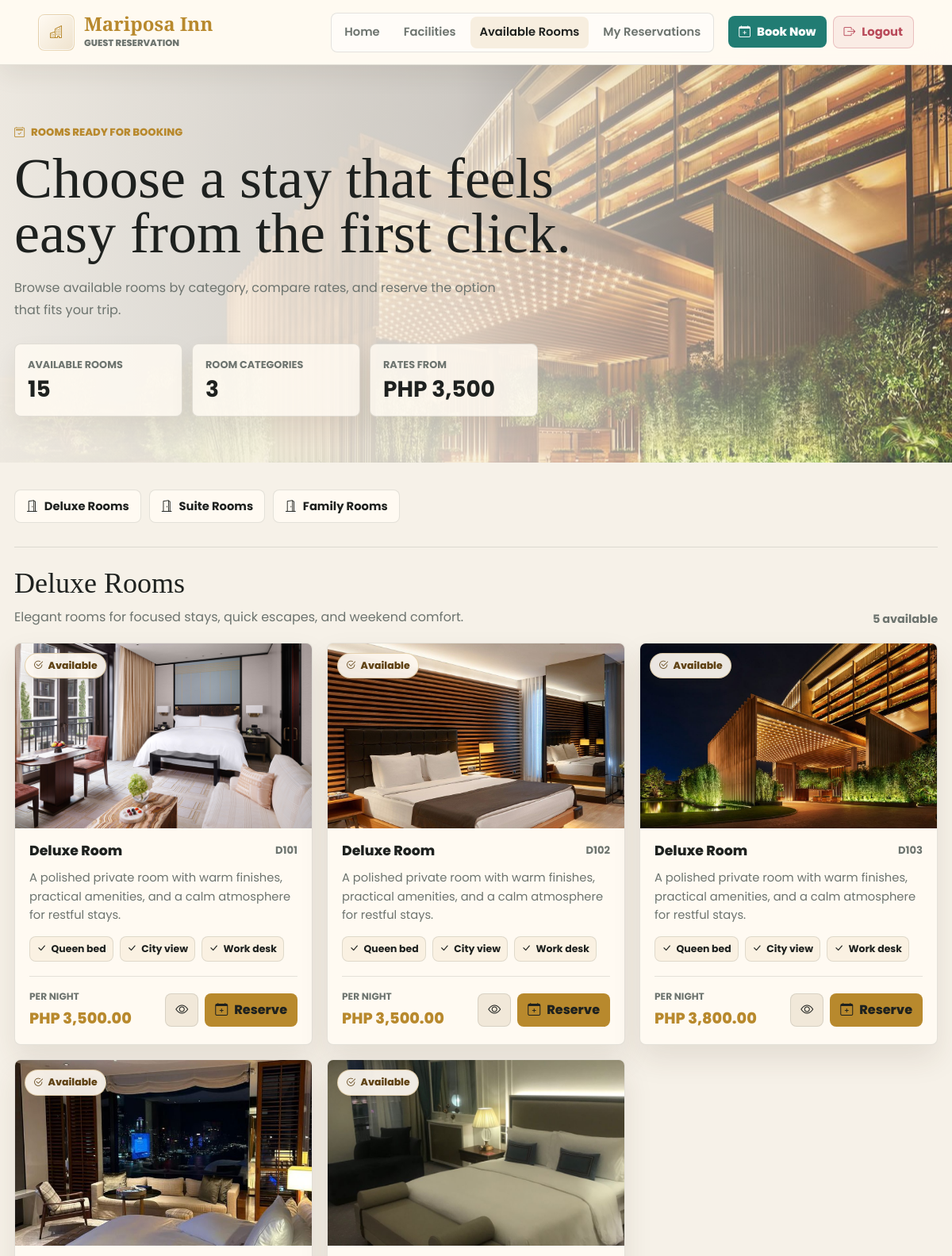
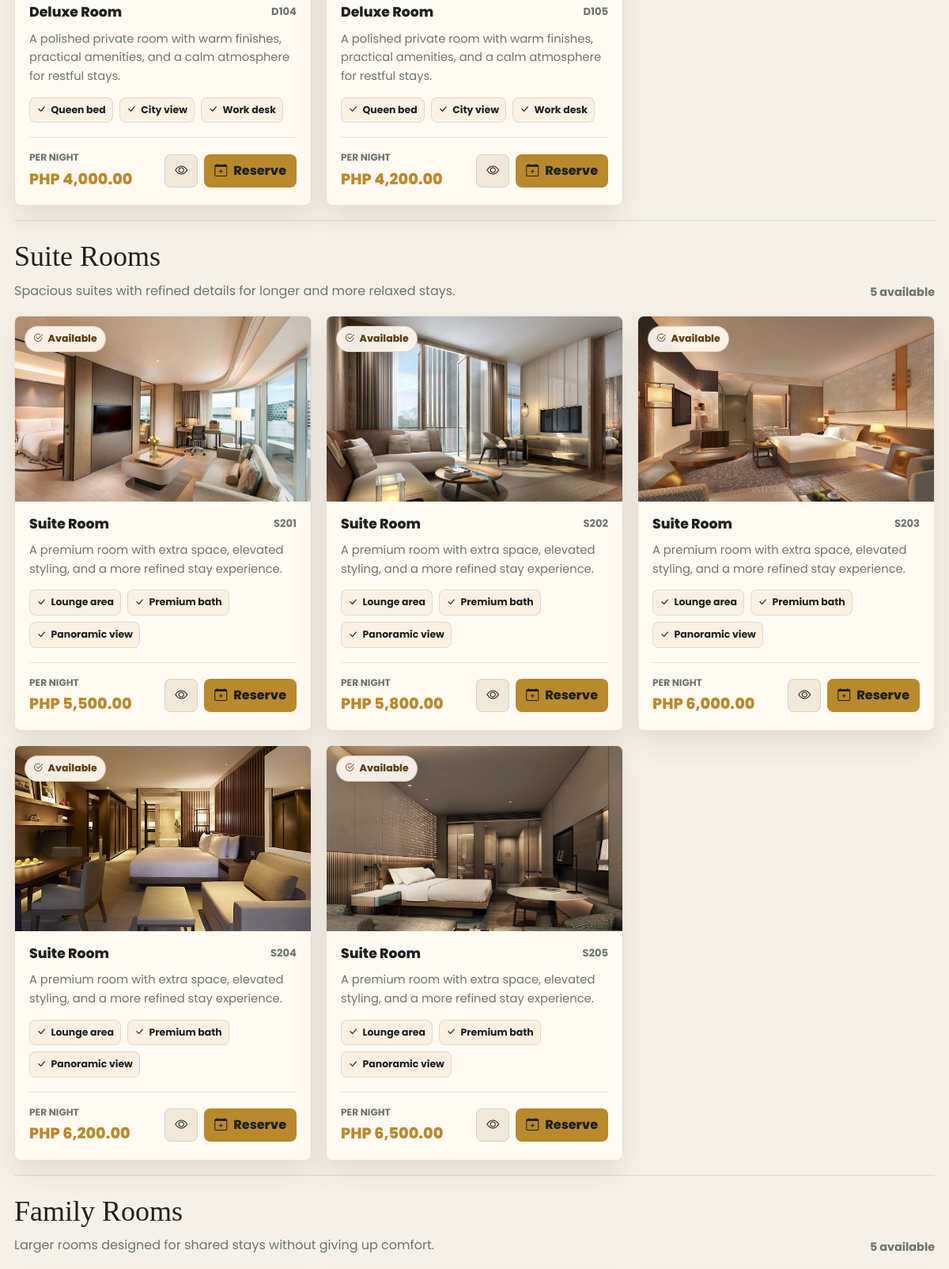
Screenshot of /available_rooms.php (signed in, upper part) with the database file from the repository (2 pictures, top to bottom).
### tables this page shows
CREATE TABLE rooms (
  room_id INT AUTO_INCREMENT PRIMARY KEY,
  room_type VARCHAR(50) NOT NULL,
  room_number VARCHAR(20) NOT NULL UNIQUE,
  price DECIMAL(10,2) NOT NULL,
  status ENUM('available', 'reserved') NOT NULL DEFAULT 'available',
  photo VARCHAR(255) DEFAULT NULL,
  created_at TIMESTAMP NOT NULL DEFAULT CURRENT_TIMESTAMP
);

### available_rooms.php (the view, shortened to what this page needs)
<?php
include 'db_connect.php';
$categories = [
  'Deluxe' => [
    'title' => 'Deluxe Rooms',
    'summary' => 'Elegant rooms for focused stays, quick escapes, and weekend comfort.',
    'accent' => 'teal',
    'amenities' => ['Queen bed', 'City view', 'Work desk']
  ],
  'Suite' => [
    'title' => 'Suite Rooms',
    'summary' => 'Spacious suites with refined details for longer and more relaxed stays.',
    'accent' => 'gold',
    'amenities' => ['Lounge area', 'Premium bath', 'Panoramic view']
  ],
  'Family' => [
    'title' => 'Family Rooms',
    'summary' => 'Larger rooms designed for shared stays without giving up comfort.',
    'accent' => 'rose',
    'amenities' => ['Multiple beds', 'Extra storage', 'Family space']
  ]
];
$roomsByCategory = [];
$totalAvailable = 0;
$lowestPrice = null;
foreach ($categories as $type => $details) {
  $stmt = $conn->prepare("SELECT * FROM rooms WHERE status = 'available' AND room_type = ? ORDER BY price, room_number");
  $stmt->bind_param("s", $type);
  $stmt->execute();
  $result = $stmt->get_result();
  $roomsByCategory[$type] = [];
  while ($room = $result->fetch_assoc()) {
    $roomsByCategory[$type][] = $room;
    $totalAvailable++;
    $price = (float) $room['price'];
    $lowestPrice = ($lowestPrice === null || $price < $lowestPrice) ? $price : $lowestPrice;
  }
}
function roomImage($photo) {
  return (!empty($photo) && file_exists($photo)) ? $photo : 'images/labas.jpg';
}
function roomBlurb($type) {
  $descriptions = [
    'Deluxe' => 'A polished private room with warm finishes, practical amenities, and a calm atmosphere for restful stays.',
    'Suite' => 'A premium room with extra space, elevated styling, and a more refined stay experience.',
    'Family' => 'A comfortable shared room with practical space for groups and families traveling together.'
  ];
  return $descriptions[$type] ?? 'A comfortable room prepared for a convenient stay at Mariposa Inn.';
}
?>
<!DOCTYPE html>
<html lang="en">
<head>
  <link href="https://cdn.jsdelivr.net/npm/bootstrap@5.3.0/dist/css/bootstrap.min.css" rel="stylesheet">
  <link href="https://cdn.jsdelivr.net/npm/bootstrap-icons@1.11.3/font/bootstrap-icons.min.css" rel="stylesheet">
</head>
<body>
  <header class="site-nav">
    <a href="index.php" class="nav-brand" aria-label="Mariposa Inn home">
      <span class="brand-mark"><i class="bi bi-buildings"></i></span>
      <span>
        <span class="logo">Mariposa Inn</span>
        <span class="brand-subtitle">Guest Reservation</span>
      </span>
    </a>
    <nav>
      <ul>
        <li><a href="index.php" class="nav-link">Home</a></li>
        <li><a href="facilities.php" class="nav-link">Facilities</a></li>
        <li><a href="available_rooms.php" class="nav-link active">Available Rooms</a></li>
        <li><a href="my_reservations.php" class="nav-link">My Reservations</a></li>
      </ul>
      <div class="nav-actions">
        <a href="available_rooms.php" class="booking-link"><i class="bi bi-calendar-plus"></i> Book Now</a>
        <a href="logout.php" class="logout-link"><i class="bi bi-box-arrow-right"></i> Logout</a>
      </div>
    </nav>
  </header>
  <section class="hero">
    <div class="hero-inner">
      <div class="eyebrow"><i class="bi bi-calendar2-check"></i> Rooms Ready For Booking</div>
      <h1>Choose a stay that feels easy from the first click.</h1>
      <p>Browse available rooms by category, compare rates, and reserve the option that fits your trip.</p>
      <div class="hero-stats">
        <div class="stat-tile">
          <span>Available Rooms</span>
          <strong><?= $totalAvailable; ?></strong>
        </div>
        <div class="stat-tile">
          <span>Room Categories</span>
          <strong><?= count($categories); ?></strong>
        </div>
        <div class="stat-tile">
          <span>Rates From</span>
          <strong><?= $lowestPrice === null ? 'N/A' : 'PHP ' . number_format($lowestPrice, 0); ?></strong>
        </div>
      </div>
    </div>
  </section>
  <main class="catalog">
    <div class="category-nav" aria-label="Room categories">
      <?php foreach ($categories as $type => $details): ?>
        <a href="#<?= strtolower($type); ?>" class="category-chip">
          <i class="bi bi-door-open"></i>
          <?= htmlspecialchars($details['title']); ?>
        </a>
      <?php endforeach; ?>
    </div>
    <?php foreach ($categories as $type => $details): ?>
      <?php $rooms = $roomsByCategory[$type]; ?>
      <section class="room-section" id="<?= strtolower($type); ?>">
        <div class="section-heading">
          <div>
            <h2><?= htmlspecialchars($details['title']); ?></h2>
            <p><?= htmlspecialchars($details['summary']); ?></p>
          </div>
          <span class="room-count"><?= count($rooms); ?> available</span>
        </div>
        <?php if (count($rooms) > 0): ?>
          <div class="rooms-grid">
            <?php foreach ($rooms as $row): ?>
              <?php
                $image = roomImage($row['photo']);
                $modalId = 'roomModal' . (int) $row['room_id'];
              ?>
              <article class="room-card">
                <div class="room-media">
                  <img src="<?= htmlspecialchars($image); ?>" alt="<?= htmlspecialchars($row['room_type'] . ' room ' . $row['room_number']); ?>">
                  <span class="badge-available"><i class="bi bi-check2-circle"></i> Available</span>
                </div>
                <div class="room-body">
                  <div class="room-title-row">
                    <h3><?= htmlspecialchars($row['room_type']); ?> Room</h3>
                    <span class="room-number"><?= htmlspecialchars($row['room_number']); ?></span>
                  </div>
                  <p class="room-copy"><?= htmlspecialchars(roomBlurb($row['room_type'])); ?></p>
                  <ul class="amenity-list">
                    <?php foreach ($details['amenities'] as $amenity): ?>
                      <li><i class="bi bi-check-lg"></i><?= htmlspecialchars($amenity); ?></li>
                    <?php endforeach; ?>
                  </ul>
                  <div class="room-footer">
                    <div>
                      <span class="price-label">Per night</span>
                      <strong class="price">PHP <?= number_format((float) $row['price'], 2); ?></strong>
                    </div>
                    <div class="room-actions">
                      <button class="icon-btn" type="button" data-bs-toggle="modal" data-bs-target="#<?= $modalId; ?>" aria-label="View room details">
                        <i class="bi bi-eye"></i>
                      </button>
                      <a href="reserve.php?room_id=<?= (int) $row['room_id']; ?>" class="reserve-btn">
                        <i class="bi bi-calendar-plus me-2"></i>Reserve
                      </a>
                    </div>
                  </div>
                </div>
              </article>
            <?php endforeach; ?>
          </div>
        <?php else: ?>
          <div class="empty-panel">No <?= strtolower(htmlspecialchars($type)); ?> rooms are available right now.</div>
        <?php endif; ?>
      </section>
    <?php endforeach; ?>
  </main>
</body>
</html>

### rows the page displays
rooms: photo (picture), room_type "Deluxe", room_number "D101", room_type "A polished private room with warm finishes, practical amenities, and a calm atmosphere for restful stays.", amenity "Queen bed", amenity "City view", amenity "Work desk", price "3,500.00"
rooms: photo (picture), room_type "Deluxe", room_number "D102", room_type "A polished private room with warm finishes, practical amenities, and a calm atmosphere for restful stays.", amenity "Queen bed", amenity "City view", amenity "Work desk", price "3,500.00"
rooms: shows a picture, room_type "Deluxe", room_number "D103", room_type "A polished private room with warm finishes, practical amenities, and a calm atmosphere for restful stays.", amenity "Queen bed", amenity "City view", amenity "Work desk", price "3,800.00"
rooms: photo (picture), room_type "Deluxe", room_number "D104", room_type "A polished private room with warm finishes, practical amenities, and a calm atmosphere for restful stays.", amenity "Queen bed", amenity "City view", amenity "Work desk", price "4,000.00"
rooms: photo (picture), room_type "Deluxe", room_number "D105", room_type "A polished private room with warm finishes, practical amenities, and a calm atmosphere for restful stays.", amenity "Queen bed", amenity "City view", amenity "Work desk", price "4,200.00"
rooms: photo (picture), room_type "Suite", room_number "S201", room_type "A premium room with extra space, elevated styling, and a more refined stay experience.", amenity "Lounge area", amenity "Premium bath", amenity "Panoramic view", price "5,500.00"
rooms: photo (picture), room_type "Suite", room_number "S202", room_type "A premium room with extra space, elevated styling, and a more refined stay experience.", amenity "Lounge area", amenity "Premium bath", amenity "Panoramic view", price "5,800.00"
rooms: photo (picture), room_type "Suite", room_number "S203", room_type "A premium room with extra space, elevated styling, and a more refined stay experience.", amenity "Lounge area", amenity "Premium bath", amenity "Panoramic view", price "6,000.00"
rooms: photo (picture), room_type "Suite", room_number "S204", room_type "A premium room with extra space, elevated styling, and a more refined stay experience.", amenity "Lounge area", amenity "Premium bath", amenity "Panoramic view", price "6,200.00"
rooms: photo (picture), room_type "Suite", room_number "S205", room_type "A premium room with extra space, elevated styling, and a more refined stay experience.", amenity "Lounge area", amenity "Premium bath", amenity "Panoramic view", price "6,500.00"

### other values shown
$totalAvailable "15"
count($categories) "3"
$lowestPrice "3,500"
$details['title'] "Deluxe Rooms"
$details['title'] "Suite Rooms"
$details['title'] "Family Rooms"
$details['summary'] "Elegant rooms for focused stays, quick escapes, and weekend comfort."
count($rooms) "5"
$details['summary'] "Spacious suites with refined details for longer and more relaxed stays."
$details['summary'] "Larger rooms designed for shared stays without giving up comfort."
